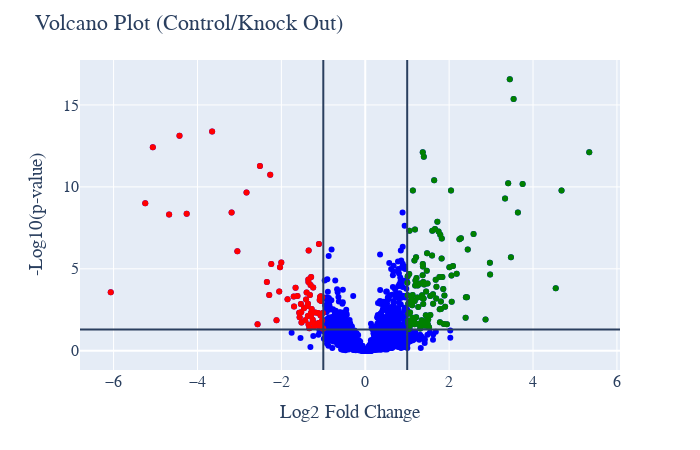

Notebook cell for this chart:
### Code cell
# Abundance Volcano plot
plot_options={
            "compare groups": [0, 1],
            "title": "Volcano Plot",
            "X Title": "Log2 Fold Change",
            "Y Title": "-Log10(p-value)",
            "up color": "green",
            "down color": "red",
            "all color": "blue",
            "width": 700,
            "height": 450,
            "font": dict(size=16, family="Arial black"),
            "ylimits": [],
            "xlimits": [],
            "help for information only": \
            "compare groups: list of two numbers default [0,1] means compare" \
            "the second group again the first group." \
            "xlimits: list or tuple of two numbers [0,10]." \
        }
figure, _, _ =volcano_plots(data_obj, plot_options, saved_settings)
figure.show()
#figure.write_image("images/test.svg")

### Figure 1 — Plotly figure (JSON) as saved in the notebook; plotly's stock layout.template omitted (floating-point values rounded to 4 significant figures; data arrays with more than 128 entries replaced by an {"elided": "..."} marker saying what was removed)
{"data": [{"hovertemplate": "%{text}<br>x=: %{x} <br>y=: %{y}", "legendgroup": "", "marker": {"color": "#636efa", "symbol": "circle"}, "mode": "markers", "name": "", "orientation": "v", "showlegend": false, "type": "scatter", "xaxis": "x", "yaxis": "y"}, {"hovertemplate": "%{text}<br>x=: %{x} <br>y=: %{y}", "marker": {"color": "blue"}, "mode": "markers", "text": {"elided": "2526 str values"}, "type": "scatter", "x": {"elided": "2526 float values"}, "y": {"elided": "2526 float values"}}, {"hovertemplate": "%{text}<br>x=: %{x} <br>y=: %{y}", "marker": {"color": "red"}, "mode": "markers", "text": ["P09972", "P30153", "Q8NE71", "Q5H9R7", "Q9NZB2", "Q9BVJ6", "P46821", "Q8NI27", "Q13895", "P02100", "Q15003", "Q9Y6G9", "P49750", "Q99848", "P27695", "P47755", "Q9NVI1", "Q92769", "P29590", "P42345", "P53041", "Q9BTW9", "Q05682", "Q12996", "P08240", "P49821", "P10644", "Q8NFH3", "Q02952", "O14617", "Q9P0L0", "O95817", "Q9UKS6", "O14530", "O75396", "Q6L8Q7", "Q9UIJ7", "Q9BYT8", "Q9NW82", "P30533", "Q99439", "P61020", "Q96A65", "Q96Q11", "Q14696", "Q8WUD4", "Q6P1N0", "Q9ULU4", "Q14257", "P05161", "P54619", "O95801", "P01023", "P53597", "Q9BZD4", "O94760", "P42771", "Q9Y5Z4", "O15498", "Q9BSH4", "Q9Y282", "Q00765", "Q9BU61", "Q9UBI6", "Q05397", "Q86Y82", "P09669", "Q9NP72", "Q9H5N1"], "type": "scatter", "x": [-1.214, -1.356, -1.252, -1.241, -2.002, -1.352, -1.192, -4.429, -1.52, -1.334, -1.304, -1.853, -1.355, -2.346, -1.243, -1.027, -1.016, -4.257, -1.432, -2.567, -1.052, -1.112, -1.011, -1.065, -1.534, -1.277, -1.29, -5.245, -1.14, -1.025, -1.086, -3.049, -1.564, -1.705, -1.052, -1.123, -1.661, -1.366, -2.289, -1.397, -1.378, -3.65, -1.104, -1.697, -1.411, -2.265, -2.241, -1.001, -1.297, -1.574, -1.059, -5.064, -2.051, -1.077, -1.46, -2.831, -1.349, -1.617, -1.318, -1.368, -3.186, -1.292, -1.527, -2.115, -6.067, -4.676, -2.511, -1.102, -2.032], "y": [1.497, 4.344, 1.899, 3.866, 5.385, 1.607, 2.334, 13.12, 1.724, 1.371, 4.008, 3.145, 4.191, 4.191, 1.725, 1.84, 1.354, 8.359, 1.863, 1.61, 1.555, 1.694, 2.307, 2.154, 2.86, 2.548, 4.504, 8.994, 1.537, 3.26, 3.1, 6.067, 2.038, 3.307, 3.041, 2.309, 3.85, 2.865, 3.403, 3.552, 2.734, 13.39, 6.507, 2.695, 3.123, 10.74, 5.29, 1.364, 2.307, 2.315, 3.328, 12.42, 3.614, 3.285, 2.592, 9.657, 6.112, 3.343, 3.401, 2.127, 8.43, 2.13, 2.342, 1.856, 3.57, 8.316, 11.27, 1.531, 5.093]}, {"hovertemplate": "%{text}<br>x=: %{x} <br>y=: %{y}", "marker": {"color": "green"}, "mode": "markers", "text": ["P35908", "Q9NU22", "P41252", "P07437", "P53621", "Q9NTJ3", "P55060", "P06576", "Q9UKV3", "P25705", "O95757", "P35606", "P52789", "Q5VYK3", "O14497", "P28340", "O95202", "Q15075", "O60313", "O95163", "P42167", "O75152", "Q7KZ85", "Q99714", "Q14692", "P23193", "Q9Y263", "O60216", "O43684", "P43304", "O75439", "P35573", "O15294", "P30837", "Q01970", "P42765", "Q8IWS0", "O60488", "Q9Y4W2", "Q9UNE7", "Q9GZP4", "P36542", "Q00796", "Q86Y56", "P24539", "Q9H9Y6", "P0DP25", "Q14764", "P05091", "P34896", "Q8WYA6", "Q02978", "Q9H0C8", "Q9NR12", "Q01433", "Q9UPN7", "Q7Z6E9", "Q9Y697", "P84098", "P23368", "Q14739", "P35612", "Q86UE4", "P20339", "Q7Z4W1", "Q9ULA0", "Q9HCG8", "O95302", "Q9NQ55", "Q9H993", "P18859", "Q96BR5", "Q5TEC6", "P19388", "P21964", "Q96G21", "P42574", "P07947", "Q9H7B2", "P60510", "O95478", "Q9UHR4", "Q9P275", "P50225", "Q96JJ7", "P11166", "Q00535", "P42766", "Q9Y6D5", "Q9UPT5", "Q9NVT9", "P25098", "O75964", "Q9Y2X7", "Q9H0G5", "Q9P0V9", "P51452", "Q9Y5B6", "Q13627", "Q86WJ1", "Q9Y2T2", "Q9NVZ3", "O00401", "Q9H0U3", "O75391", "P04637", "Q96MX6", "Q92520", "Q96EY4", "Q9Y3D7", "O60671", "Q9HCK8", "Q9H7Z6", "Q9UII2", "Q8N3Z6", "Q7Z745"], "type": "scatter", "x": [2.868, 1.027, 1.663, 1.344, 1.097, 1.598, 1.119, 1.72, 3.333, 1.312, 1.451, 1.245, 1.821, 3.407, 1.361, 2.245, 1.788, 1.264, 1.619, 1.18, 1.042, 1.375, 1.06, 1.024, 5.34, 1.173, 1.485, 1.68, 1.384, 1.068, 1.396, 2.18, 3.752, 1.391, 1.769, 1.026, 2.092, 1.355, 4.541, 1.31, 1.18, 1.643, 1.372, 1.214, 1.435, 1.467, 1.372, 1.552, 1.028, 2.056, 1.268, 1.873, 1.136, 1.803, 1.309, 2.061, 1.947, 1.838, 1.129, 1.19, 1.049, 2.006, 4.68, 3.537, 1.119, 1.692, 1.176, 1.491, 1.825, 2.582, 1.055, 1.615, 2.976, 1.474, 1.212, 1.501, 1.185, 3.446, 1.521, 1.382, 1.444, 2.28, 3.474, 1.011, 1.888, 1.549, 2.4, 1.197, 1.78, 1.805, 2.424, 1.375, 1.404, 1.697, 1.012, 1.05, 1.085, 1.776, 1.347, 1.423, 1.86, 1.904, 1.131, 2.444, 2.393, 1.252, 2.045, 2.972, 1.003, 1.135, 3.639, 1.144, 1.368, 1.748, 1.223, 1.593], "y": [1.914, 1.665, 7.431, 3.259, 3.285, 7.329, 2.773, 7.869, 9.294, 4.111, 3.617, 3.246, 5.635, 10.22, 3.222, 6.804, 7.085, 2.677, 2.865, 3.037, 1.326, 1.537, 1.49, 2.868, 12.12, 5.507, 4.11, 4.341, 4.191, 2.331, 11.83, 4.707, 10.18, 3.185, 4.503, 1.851, 5.169, 3.395, 3.807, 1.363, 1.719, 10.4, 5.288, 2.041, 1.52, 4.884, 12.12, 2.175, 2.252, 4.591, 1.636, 1.631, 1.975, 3.002, 1.649, 2.995, 1.614, 4.497, 3.403, 3.988, 4.69, 5.093, 9.782, 15.37, 1.792, 3.194, 1.614, 1.61, 6.846, 7.118, 7.329, 3.449, 4.651, 5.947, 5.707, 1.901, 7.406, 16.57, 1.429, 2.85, 2.169, 6.871, 5.707, 3.39, 3.371, 3.343, 3.268, 4.283, 1.735, 2.551, 3.266, 5.134, 4.038, 3.904, 4.552, 1.643, 3.032, 2.526, 1.858, 1.803, 3.774, 2.681, 2.02, 6.172, 2.02, 3.976, 9.782, 5.372, 4.148, 9.782, 8.43, 1.85, 4.607, 7.284, 4.446, 5.816]}], "layout": {"font": {"family": "Arial black", "size": 16}, "height": 450, "legend": {"tracegroupgap": 0}, "margin": {"t": 60}, "shapes": [{"type": "line", "x0": 0, "x1": 1, "xref": "x domain", "y0": 1.301, "y1": 1.301, "yref": "y"}, {"type": "line", "x0": -1, "x1": -1, "xref": "x", "y0": 0, "y1": 1, "yref": "y domain"}, {"type": "line", "x0": 1, "x1": 1, "xref": "x", "y0": 0, "y1": 1, "yref": "y domain"}], "showlegend": false, "title": {"text": "Volcano Plot (Control/Knock Out)"}, "width": 700, "xaxis": {"anchor": "y", "domain": [0, 1], "title": {"text": "Log2 Fold Change"}}, "yaxis": {"anchor": "x", "domain": [0, 1], "title": {"text": "-Log10(p-value)"}}}}
